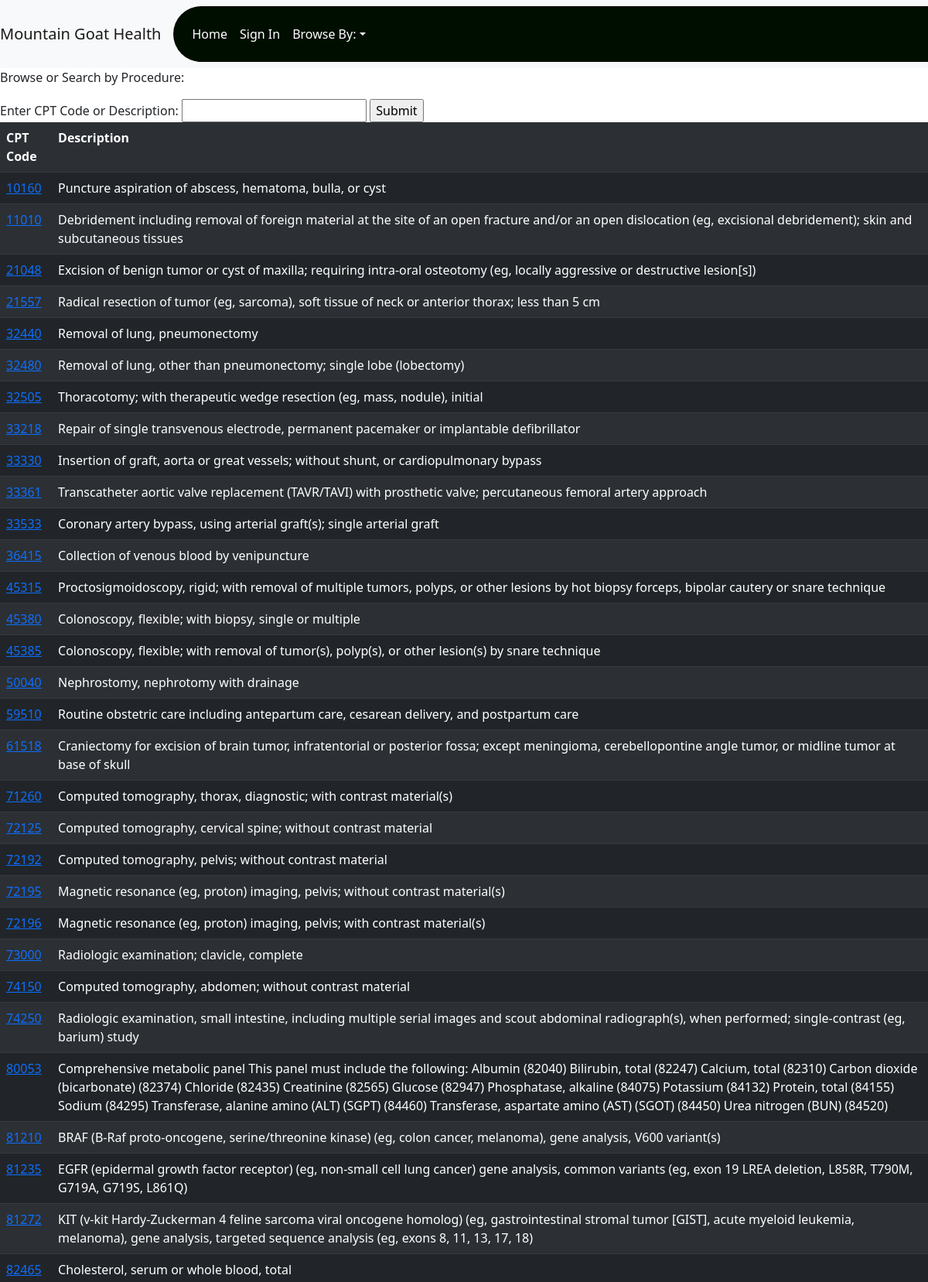
/browse-procedure (upper part), run on the app's committed database.
### tables this page shows
CREATE TABLE "tblCPT" (
	"index" BIGINT, 
	"CPT_code" BIGINT, 
	"Description" TEXT, 
	"Category" TEXT
);

### routes.py (the view)
@app.route("/browse-procedure",methods =['POST','GET'])
def browse_procedure():
    form = MyForm()
    res=getAllCPT()
    paths=[]
    names=[]
    t = []
    try:
        con = sqlite3.connect("DB_Setup/hospital.db")
    except:
        print("ERROR CONNECTING TO DB")
    cur = con.cursor()
    for i in res:
        i=str(i)
        i=i[1:len(i)-2]
        r3=cur.execute("SELECT DISTINCT c.CPT_CODE, c.Description FROM tblCPT c, tblHospitalPrices h, tblInsurer i, tblHospitals t WHERE ((c.CPT_CODE=?) AND (c.CPT_CODE==h.CPT_CODE) AND (h.Hospital_ID==t.Hospital_ID) AND (h.InsurerID==i.Insurer_ID) AND (h.cost IS NOT NULL OR h.Gross_Charge IS NOT NULL OR h.Cash_discount IS NOT NULL))", (i,))
        names.append(r3.fetchone())
        paths.append((url_for('browseCPT', CPT=str(i))))
    return render_template("browse_procedure.html", r=r3,var=form, p=paths, n=names, path=url_for('index'))

### routes.py
class MyForm(FlaskForm):
    name = StringField('Enter CPT Code or Description:', validators=[DataRequired()])
    submit = SubmitField()

### prefix.py (called while the page is built)
    def __call__(self, environ, start_response):
        service_prefix = os.getenv('JUPYTERHUB_SERVICE_PREFIX', default=None)
        print (f"Service Prefix: {service_prefix}")
        if (service_prefix):
            environ['SCRIPT_NAME'] = service_prefix + "proxy/" + environ['SERVER_PORT']
            print(f"Setting SCRIPT_NAME to {environ['SCRIPT_NAME']}")
        return self.app(environ, start_response)

### routes.py (called while the page is built)
def getAllCPT():
    try:
        con = sqlite3.connect("DB_Setup/hospital.db")
    except:
        print("ERROR CONNECTING TO DB")
    cur = con.cursor()
    r3=cur.execute("SELECT DISTINCT c.CPT_CODE FROM tblCPT c, tblHospitalPrices h, tblInsurer i, tblHospitals t  WHERE ( (c.CPT_CODE==h.CPT_CODE) AND (h.Hospital_ID==t.Hospital_ID) AND (h.InsurerID==i.Insurer_ID) )")
    results=r3.fetchall()
    con.close()
    return results

@login_manager.request_loader
def request_loader(request):
    name = request.form.get('email')
    con = sqlite3.connect("DB_Setup/login.db")
    cur = con.cursor()
    cur.execute("SELECT email from users WHERE (email=?)", (name,))
    if not cur.fetchone():
        return
    user = User()
    user.id = name
    return user

### templates/browse_procedure.html (shortened to what this page needs)
<!DOCTYPE html>
<html>
<head>
         <link rel="stylesheet" href='static/CSS/bootstrap.min.css'/>
    <link href="https://cdn.jsdelivr.net/npm/bootstrap@5.2.2/dist/css/bootstrap.min.css" rel="stylesheet">
</head>
<body>
    <nav class="navbar navbar-expand-lg navbar-light bg-light">
          <a class="navbar-brand" href="#">Mountain Goat Health</a>
          <div class="collapse navbar-collapse" id="navbarNavDropdown">
            <ul class="navbar-nav">
              <li class="nav-item active">
                <a class="nav-link" href="{{path}}" style="color:white">Home</a>
              </li>
              <li class="nav-item">
               {% if current_user.is_authenticated %}<a class="nav-link" href="{{path}}logout" style="color:white">Sign Out</a>
               {% else %}  <a class="nav-link" href="{{path}}logins" style="color:white">Sign In</a>
               {% endif %}
              </li>
              <li class="nav-item dropdown">
                <a class="nav-link dropdown-toggle" href="#" id="navbarDropdown" role="button" data-bs-toggle="dropdown" aria-expanded="false" style="color:white">Browse By:</a>
              </li>
            </ul>
          </div>
        </nav>
    <div id="welcome"><p>Browse or Search by Procedure:</p>
    </div>
    <form method="POST" action="{{ path }}results">
    {{ var.name.label }} {{ var.name(size=20) }}
    <input type="submit" value="Submit" id="procedureSearch">
</form>
    <table class="table table-dark table-striped" id="results" style="width:100%">
<tr>
    <th>CPT Code</th>
    <th>Description</th>
</tr>
  {% for i in p %}
  <tr>
    <td><a href={{i}}>{{n[loop.index0][0]}}</a></td>
    <td>{{n[loop.index0][1]}}</td>
  </tr>
    {% endfor %}
</table>
</body>
</html>

### templates/browse_procedure.html (style rules this page uses)
[class*="col"] { padding: 1rem; background-color: #000e00; border: 2x solid #fff; color: blue; border-top-left-radius: 50px; border-bottom-left-radius: 50px; }

### data on the page
tblCPT: CPT_code "10160", Description "Puncture aspiration of abscess, hematoma, bulla, or cyst"
tblCPT: CPT_code "11010", Description "Debridement including removal of foreign material at the site of an open fracture and/or an open dislocation (eg, excisional debridement); skin and subcutaneous tissues"
tblCPT: CPT_code "21048", Description "Excision of benign tumor or cyst of maxilla; requiring intra-oral osteotomy (eg, locally aggressive or destructive lesion[s])"
tblCPT: CPT_code "21557", Description "Radical resection of tumor (eg, sarcoma), soft tissue of neck or anterior thorax; less than 5 cm"
tblCPT: CPT_code "32440", Description "Removal of lung, pneumonectomy"
tblCPT: CPT_code "32480", Description "Removal of lung, other than pneumonectomy; single lobe (lobectomy)"
tblCPT: CPT_code "32505", Description "Thoracotomy; with therapeutic wedge resection (eg, mass, nodule), initial"
tblCPT: CPT_code "33218", Description "Repair of single transvenous electrode, permanent pacemaker or implantable defibrillator"
tblCPT: CPT_code "33330", Description "Insertion of graft, aorta or great vessels; without shunt, or cardiopulmonary bypass"
tblCPT: CPT_code "33361", Description "Transcatheter aortic valve replacement (TAVR/TAVI) with prosthetic valve; percutaneous femoral artery approach"
tblCPT: CPT_code "33533", Description "Coronary artery bypass, using arterial graft(s); single arterial graft"
tblCPT: CPT_code "36415", Description "Collection of venous blood by venipuncture"
tblCPT: CPT_code "45315", Description "Proctosigmoidoscopy, rigid; with removal of multiple tumors, polyps, or other lesions by hot biopsy forceps, bipolar cautery or snare technique"
tblCPT: CPT_code "45380", Description "Colonoscopy, flexible; with biopsy, single or multiple"
tblCPT: CPT_code "45385", Description "Colonoscopy, flexible; with removal of tumor(s), polyp(s), or other lesion(s) by snare technique"
tblCPT: CPT_code "50040", Description "Nephrostomy, nephrotomy with drainage"
tblCPT: CPT_code "59510", Description "Routine obstetric care including antepartum care, cesarean delivery, and postpartum care"
tblCPT: CPT_code "61518", Description "Craniectomy for excision of brain tumor, infratentorial or posterior fossa; except meningioma, cerebellopontine angle tumor, or midline tumor at base of skull"
tblCPT: CPT_code "71260", Description "Computed tomography, thorax, diagnostic; with contrast material(s)"
tblCPT: CPT_code "72125", Description "Computed tomography, cervical spine; without contrast material"
tblCPT: CPT_code "72192", Description "Computed tomography, pelvis; without contrast material"
tblCPT: CPT_code "72195", Description "Magnetic resonance (eg, proton) imaging, pelvis; without contrast material(s)"
tblCPT: CPT_code "72196", Description "Magnetic resonance (eg, proton) imaging, pelvis; with contrast material(s)"
tblCPT: CPT_code "73000", Description "Radiologic examination; clavicle, complete"
tblCPT: CPT_code "74150", Description "Computed tomography, abdomen; without contrast material"
tblCPT: CPT_code "74250", Description "Radiologic examination, small intestine, including multiple serial images and scout abdominal radiograph(s), when performed; single-contrast (eg, barium) study"
tblCPT: CPT_code "80053", Description "Comprehensive metabolic panel This panel must include the following: Albumin (82040) Bilirubin, total (82247) Calcium, total (82310) Carbon dioxide (bicarbonate) (82374) Chloride (82435) Creatinine (82565) Glucose (82947) Phosphatase, alkaline (84075) Potassium (84132) Protein, total (84155) Sodium (84295) Transferase, alanine amino (ALT) (SGPT) (84460) Transferase, aspartate amino (AST) (SGOT) (84450) Urea nitrogen (BUN) (84520)"
tblCPT: CPT_code "81210", Description "BRAF (B-Raf proto-oncogene, serine/threonine kinase) (eg, colon cancer, melanoma), gene analysis, V600 variant(s)"
tblCPT: CPT_code "81235", Description "EGFR (epidermal growth factor receptor) (eg, non-small cell lung cancer) gene analysis, common variants (eg, exon 19 LREA deletion, L858R, T790M, G719A, G719S, L861Q)"
tblCPT: CPT_code "81272", Description "KIT (v-kit Hardy-Zuckerman 4 feline sarcoma viral oncogene homolog) (eg, gastrointestinal stromal tumor [GIST], acute myeloid leukemia, melanoma), gene analysis, targeted sequence analysis (eg, exons 8, 11, 13, 17, 18)"
tblCPT: CPT_code "82465", Description "Cholesterol, serum or whole blood, total"

### other printed values
{{ var.name.label }} "Enter CPT Code or Description:"
